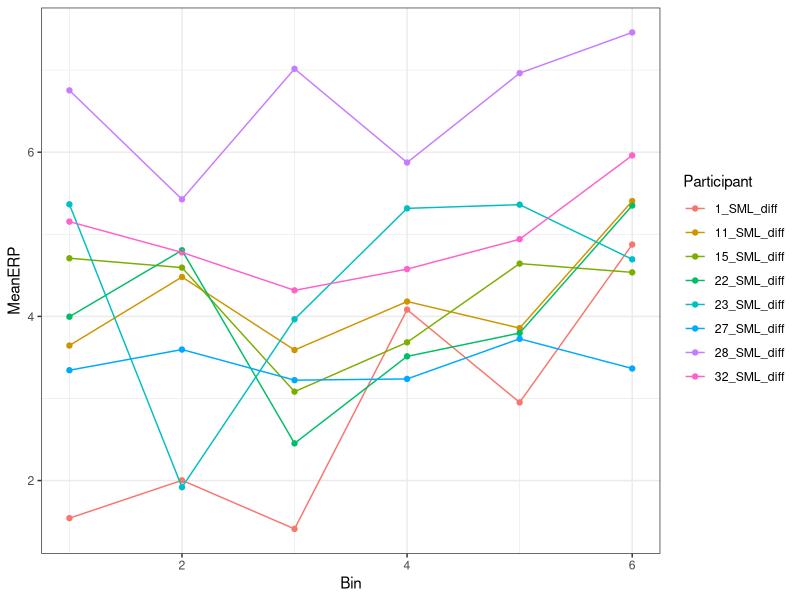
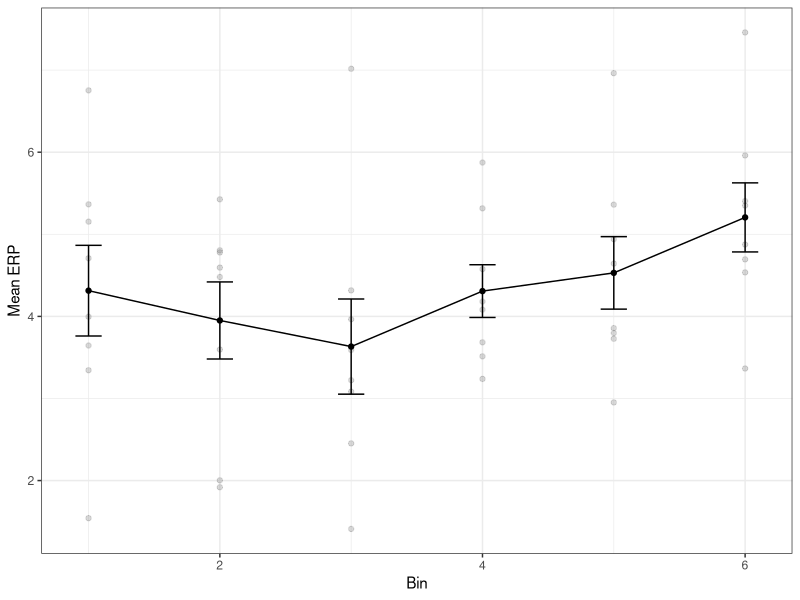

These charts were generated, in order, by the following R code:
library(tidyverse)

d <- read_csv("MeanP2adaptersno9_long.csv")

d %>%
  filter(Bin<=6) %>%
  mutate(Participant = as.factor(Participant)) %>%
  ggplot(aes(x=Bin, y=MeanERP, color=Participant)) +
  geom_point() +
  geom_line() +
  theme_bw()

d %>%
  filter(Bin <= 6) %>%
  group_by(Bin) %>%
  summarize(
    Mean = mean(MeanERP),
    SEM  = sd(MeanERP) / sqrt(n()),
    .groups = "drop"
  ) %>%
  ggplot(aes(x = Bin, y = Mean)) +
  geom_point(data = d %>% filter(Bin <= 6),
             aes(x = Bin, y = MeanERP, group = Participant),
             color = "grey50", alpha = 0.3, inherit.aes = FALSE) +
  geom_point() +
  geom_line() +
  geom_errorbar(aes(ymin = Mean - SEM, ymax = Mean + SEM), width = 0.2) +
  labs(y = "Mean ERP") +
  theme_bw()

# Repeated measures ANOVA: MeanERP ~ Bin, within subjects
d_rm <- d %>%
  filter(Bin <= 6) %>%
  mutate(
    Participant = as.factor(Participant),
    Bin = as.factor(Bin)
  )

summary(aov(MeanERP ~ Bin + Error(Participant/Bin), data = d_rm))
